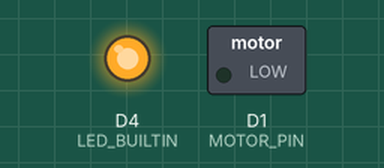
This sketch was run on a simulated ESP8266 (NodeMCU). Parts: switched loads named in the sketch (green lamp = pin HIGH), output pins drawn as LEDs (lit = HIGH, except the on-board LED, lit = LOW). What the sketch prints to the serial monitor is not drawn.

Above: at 1.5 s.
At 4.5 s:
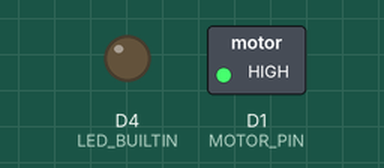
Timing chart, 0 to 7.8 s (numbered marks = the images above):
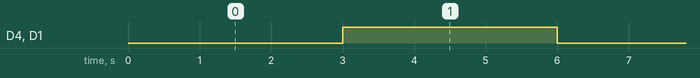

Measured:
- by itself, D4 (LED_BUILTIN), D1 (MOTOR_PIN): alternates HIGH for 3.0 s and LOW for 3.0 s

The sketch:

Motor_Tip120.ino
```cpp
#define MOTOR_PIN D1

void setup() {
  // put your setup code here, to run once:
  Serial.begin(9600);
  Serial.println("Setup ready");
  pinMode(LED_BUILTIN, OUTPUT);
  pinMode(MOTOR_PIN, OUTPUT);

}

void loop() {
  // put your main code here, to run repeatedly:
        digitalWrite(LED_BUILTIN, LOW);
        digitalWrite(MOTOR_PIN, LOW);
        delay(3000);
        digitalWrite(MOTOR_PIN, HIGH);
        digitalWrite(LED_BUILTIN, HIGH);
        delay(3000);
}
```
